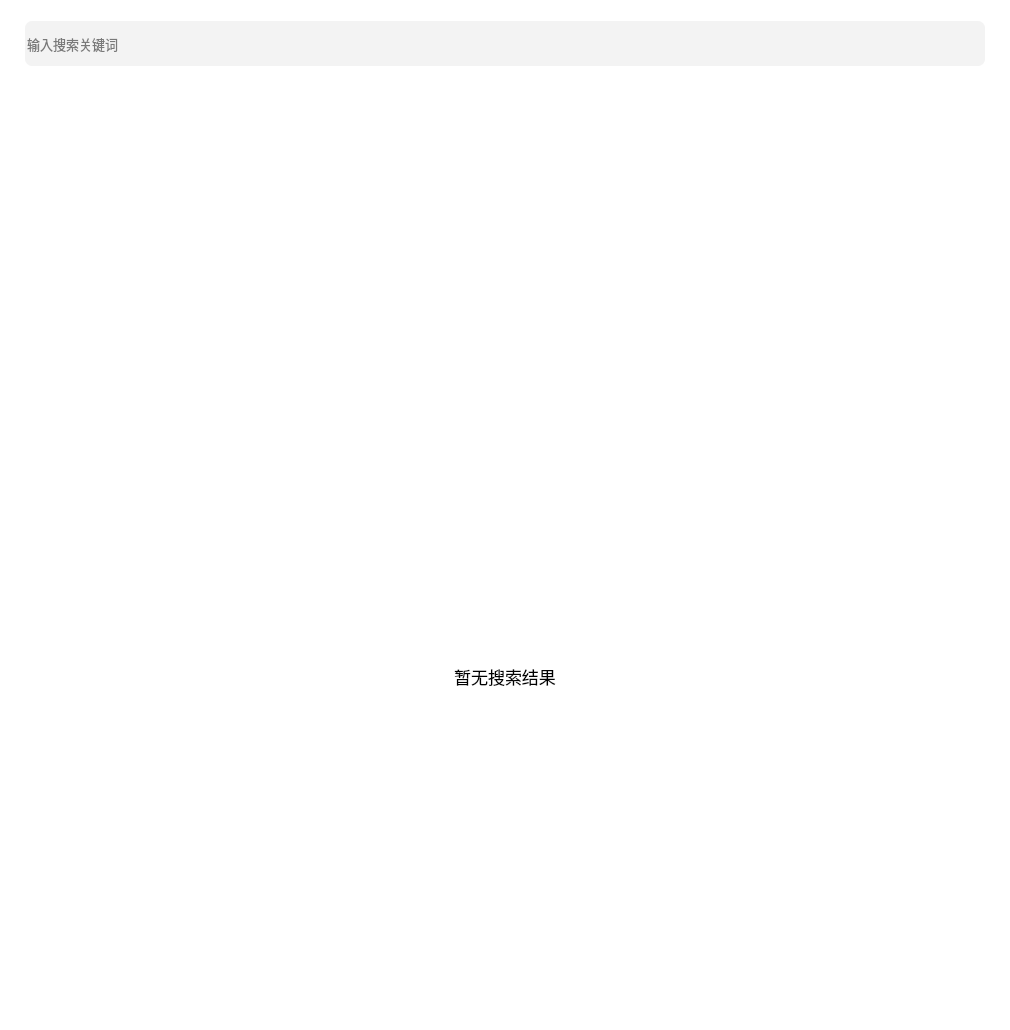
<?xml version="1.0" encoding="UTF-8"?>
<ui version="4.0">
 <class>SearchFriendWidget</class>
 <widget class="QWidget" name="SearchFriendWidget">
  <property name="geometry">
   <rect>
    <x>0</x>
    <y>0</y>
    <width>1010</width>
    <height>1030</height>
   </rect>
  </property>
  <property name="minimumSize">
   <size>
    <width>505</width>
    <height>515</height>
   </size>
  </property>
  <property name="windowTitle">
   <string>添加好友</string>
  </property>
  <property name="styleSheet">
   <string notr="true">QWidget#SearchFriendWidget{
	background-color: rgb(255, 255, 255);
}</string>
  </property>
  <layout class="QGridLayout" name="gridLayout_4" rowstretch="1,1000,1" columnstretch="1,1000,1">
   <property name="leftMargin">
    <number>0</number>
   </property>
   <property name="topMargin">
    <number>20</number>
   </property>
   <property name="rightMargin">
    <number>0</number>
   </property>
   <property name="bottomMargin">
    <number>0</number>
   </property>
   <property name="spacing">
    <number>0</number>
   </property>
   <item row="0" column="1">
    <spacer name="verticalSpacer_7">
     <property name="orientation">
      <enum>Qt::Vertical</enum>
     </property>
     <property name="sizeHint" stdset="0">
      <size>
       <width>20</width>
       <height>6</height>
      </size>
     </property>
    </spacer>
   </item>
   <item row="1" column="0">
    <spacer name="horizontalSpacer_9">
     <property name="orientation">
      <enum>Qt::Horizontal</enum>
     </property>
     <property name="sizeHint" stdset="0">
      <size>
       <width>6</width>
       <height>20</height>
      </size>
     </property>
    </spacer>
   </item>
   <item row="1" column="1">
    <layout class="QVBoxLayout" name="verticalLayout_3" stretch="1,21">
     <property name="spacing">
      <number>20</number>
     </property>
     <item>
      <layout class="QHBoxLayout" name="horizontalLayout" stretch="1,40,1">
       <property name="spacing">
        <number>0</number>
       </property>
       <item>
        <spacer name="horizontalSpacer_7">
         <property name="orientation">
          <enum>Qt::Horizontal</enum>
         </property>
         <property name="sizeHint" stdset="0">
          <size>
           <width>38</width>
           <height>20</height>
          </size>
         </property>
        </spacer>
       </item>
       <item>
        <widget class="QLineEdit" name="edtSearch">
         <property name="sizePolicy">
          <sizepolicy hsizetype="Preferred" vsizetype="Preferred">
           <horstretch>0</horstretch>
           <verstretch>0</verstretch>
          </sizepolicy>
         </property>
         <property name="font">
          <font>
           <family>微软雅黑</family>
           <pointsize>10</pointsize>
          </font>
         </property>
         <property name="styleSheet">
          <string notr="true">QLineEdit{
	border: none;
	background-color: rgb(240, 240, 240, 200);
	border-radius: 7px;
}

QLineEdit:focus{
	border: 1px solid;
	border-color: rgb(0, 153, 255);
	background-color: rgb(240, 240, 240, 160);
}</string>
         </property>
         <property name="placeholderText">
          <string>输入搜索关键词</string>
         </property>
         <property name="clearButtonEnabled">
          <bool>true</bool>
         </property>
        </widget>
       </item>
       <item>
        <spacer name="horizontalSpacer_8">
         <property name="orientation">
          <enum>Qt::Horizontal</enum>
         </property>
         <property name="sizeHint" stdset="0">
          <size>
           <width>38</width>
           <height>20</height>
          </size>
         </property>
        </spacer>
       </item>
      </layout>
     </item>
     <item>
      <widget class="QStackedWidget" name="stkwResultShow">
       <property name="styleSheet">
        <string notr="true"/>
       </property>
       <property name="currentIndex">
        <number>2</number>
       </property>
       <widget class="QWidget" name="pageNoSearch">
        <property name="styleSheet">
         <string notr="true">QWidget{
	background-color: rgb(255, 255, 255);
}</string>
        </property>
        <layout class="QGridLayout" name="gridLayout" rowstretch="1,1,1" columnstretch="1,3,1">
         <property name="leftMargin">
          <number>0</number>
         </property>
         <property name="topMargin">
          <number>0</number>
         </property>
         <property name="rightMargin">
          <number>0</number>
         </property>
         <property name="bottomMargin">
          <number>0</number>
         </property>
         <item row="0" column="1">
          <spacer name="verticalSpacer">
           <property name="orientation">
            <enum>Qt::Vertical</enum>
           </property>
           <property name="sizeHint" stdset="0">
            <size>
             <width>20</width>
             <height>305</height>
            </size>
           </property>
          </spacer>
         </item>
         <item row="1" column="0">
          <spacer name="horizontalSpacer">
           <property name="orientation">
            <enum>Qt::Horizontal</enum>
           </property>
           <property name="sizeHint" stdset="0">
            <size>
             <width>195</width>
             <height>20</height>
            </size>
           </property>
          </spacer>
         </item>
         <item row="1" column="1">
          <layout class="QVBoxLayout" name="verticalLayout" stretch="3,1">
           <item>
            <widget class="QLabel" name="lblNoSearchPic">
             <property name="minimumSize">
              <size>
               <width>130</width>
               <height>130</height>
              </size>
             </property>
             <property name="maximumSize">
              <size>
               <width>6000</width>
               <height>6000</height>
              </size>
             </property>
             <property name="styleSheet">
              <string notr="true">QLabel{
	background-color: rgb(255, 255, 255, 0);
}</string>
             </property>
             <property name="text">
              <string/>
             </property>
             <property name="pixmap">
              <pixmap resource="../qqicon.qrc">:/qqicons/qrc/no_search.svg</pixmap>
             </property>
             <property name="alignment">
              <set>Qt::AlignCenter</set>
             </property>
            </widget>
           </item>
           <item>
            <widget class="QLabel" name="lblNoSearchTip">
             <property name="font">
              <font>
               <family>微软雅黑</family>
               <pointsize>13</pointsize>
              </font>
             </property>
             <property name="styleSheet">
              <string notr="true">QLabel{
	background-color: rgb(255, 255, 255, 0);
}</string>
             </property>
             <property name="text">
              <string>输入关键词搜索</string>
             </property>
             <property name="alignment">
              <set>Qt::AlignCenter</set>
             </property>
            </widget>
           </item>
          </layout>
         </item>
         <item row="1" column="2">
          <spacer name="horizontalSpacer_2">
           <property name="orientation">
            <enum>Qt::Horizontal</enum>
           </property>
           <property name="sizeHint" stdset="0">
            <size>
             <width>195</width>
             <height>20</height>
            </size>
           </property>
          </spacer>
         </item>
         <item row="2" column="1">
          <spacer name="verticalSpacer_2">
           <property name="orientation">
            <enum>Qt::Vertical</enum>
           </property>
           <property name="sizeHint" stdset="0">
            <size>
             <width>20</width>
             <height>305</height>
            </size>
           </property>
          </spacer>
         </item>
        </layout>
       </widget>
       <widget class="QWidget" name="pageSearchResult">
        <layout class="QGridLayout" name="gridLayout_3" rowstretch="1,1000,1" columnstretch="1,1000,1">
         <property name="leftMargin">
          <number>0</number>
         </property>
         <property name="topMargin">
          <number>0</number>
         </property>
         <property name="rightMargin">
          <number>0</number>
         </property>
         <property name="bottomMargin">
          <number>0</number>
         </property>
         <property name="spacing">
          <number>0</number>
         </property>
         <item row="0" column="1">
          <spacer name="verticalSpacer_5">
           <property name="orientation">
            <enum>Qt::Vertical</enum>
           </property>
           <property name="sizeHint" stdset="0">
            <size>
             <width>20</width>
             <height>4</height>
            </size>
           </property>
          </spacer>
         </item>
         <item row="1" column="0">
          <spacer name="horizontalSpacer_5">
           <property name="orientation">
            <enum>Qt::Horizontal</enum>
           </property>
           <property name="sizeHint" stdset="0">
            <size>
             <width>5</width>
             <height>20</height>
            </size>
           </property>
          </spacer>
         </item>
         <item row="1" column="2">
          <spacer name="horizontalSpacer_6">
           <property name="orientation">
            <enum>Qt::Horizontal</enum>
           </property>
           <property name="sizeHint" stdset="0">
            <size>
             <width>38</width>
             <height>20</height>
            </size>
           </property>
          </spacer>
         </item>
         <item row="2" column="1">
          <spacer name="verticalSpacer_6">
           <property name="orientation">
            <enum>Qt::Vertical</enum>
           </property>
           <property name="sizeHint" stdset="0">
            <size>
             <width>20</width>
             <height>38</height>
            </size>
           </property>
          </spacer>
         </item>
         <item row="1" column="1">
          <widget class="QScrollArea" name="sldSearchResult">
           <property name="styleSheet">
            <string notr="true"/>
           </property>
           <property name="frameShape">
            <enum>QFrame::NoFrame</enum>
           </property>
           <property name="verticalScrollBarPolicy">
            <enum>Qt::ScrollBarAsNeeded</enum>
           </property>
           <property name="horizontalScrollBarPolicy">
            <enum>Qt::ScrollBarAlwaysOff</enum>
           </property>
           <property name="widgetResizable">
            <bool>true</bool>
           </property>
           <property name="alignment">
            <set>Qt::AlignCenter</set>
           </property>
           <widget class="QWidget" name="wSearchResult">
            <property name="geometry">
             <rect>
              <x>0</x>
              <y>0</y>
              <width>1004</width>
              <height>939</height>
             </rect>
            </property>
            <property name="styleSheet">
             <string notr="true">QWidget#wSearchResult{
	background-color: rgb(255, 255, 255);
}</string>
            </property>
           </widget>
          </widget>
         </item>
        </layout>
       </widget>
       <widget class="QWidget" name="pageSearchIsNull">
        <property name="styleSheet">
         <string notr="true">QWidget{
	background-color: rgb(255, 255, 255);
}</string>
        </property>
        <layout class="QGridLayout" name="gridLayout_2" rowstretch="1,1,1" columnstretch="1,3,1">
         <property name="leftMargin">
          <number>0</number>
         </property>
         <property name="topMargin">
          <number>0</number>
         </property>
         <property name="rightMargin">
          <number>0</number>
         </property>
         <property name="bottomMargin">
          <number>0</number>
         </property>
         <item row="0" column="1">
          <spacer name="verticalSpacer_3">
           <property name="orientation">
            <enum>Qt::Vertical</enum>
           </property>
           <property name="sizeHint" stdset="0">
            <size>
             <width>20</width>
             <height>279</height>
            </size>
           </property>
          </spacer>
         </item>
         <item row="1" column="0">
          <spacer name="horizontalSpacer_3">
           <property name="orientation">
            <enum>Qt::Horizontal</enum>
           </property>
           <property name="sizeHint" stdset="0">
            <size>
             <width>172</width>
             <height>20</height>
            </size>
           </property>
          </spacer>
         </item>
         <item row="1" column="1">
          <layout class="QVBoxLayout" name="verticalLayout_2" stretch="3,1">
           <item>
            <widget class="QLabel" name="lblSearchNullPic">
             <property name="minimumSize">
              <size>
               <width>140</width>
               <height>120</height>
              </size>
             </property>
             <property name="maximumSize">
              <size>
               <width>7000</width>
               <height>6000</height>
              </size>
             </property>
             <property name="styleSheet">
              <string notr="true">QLabel{
	background-color: rgb(255, 255, 255, 0);
}</string>
             </property>
             <property name="text">
              <string/>
             </property>
             <property name="pixmap">
              <pixmap resource="../qqicon.qrc">:/qqicons/qrc/search_is_null.svg</pixmap>
             </property>
             <property name="alignment">
              <set>Qt::AlignCenter</set>
             </property>
            </widget>
           </item>
           <item>
            <widget class="QLabel" name="lblSearchNullTip">
             <property name="font">
              <font>
               <family>微软雅黑</family>
               <pointsize>13</pointsize>
              </font>
             </property>
             <property name="styleSheet">
              <string notr="true">QLabel{
	background-color: rgb(255, 255, 255, 0);
}</string>
             </property>
             <property name="text">
              <string>暂无搜索结果</string>
             </property>
             <property name="alignment">
              <set>Qt::AlignCenter</set>
             </property>
            </widget>
           </item>
          </layout>
         </item>
         <item row="1" column="2">
          <spacer name="horizontalSpacer_4">
           <property name="orientation">
            <enum>Qt::Horizontal</enum>
           </property>
           <property name="sizeHint" stdset="0">
            <size>
             <width>172</width>
             <height>20</height>
            </size>
           </property>
          </spacer>
         </item>
         <item row="2" column="1">
          <spacer name="verticalSpacer_4">
           <property name="orientation">
            <enum>Qt::Vertical</enum>
           </property>
           <property name="sizeHint" stdset="0">
            <size>
             <width>20</width>
             <height>279</height>
            </size>
           </property>
          </spacer>
         </item>
        </layout>
       </widget>
      </widget>
     </item>
    </layout>
   </item>
   <item row="1" column="2">
    <spacer name="horizontalSpacer_10">
     <property name="orientation">
      <enum>Qt::Horizontal</enum>
     </property>
     <property name="sizeHint" stdset="0">
      <size>
       <width>38</width>
       <height>20</height>
      </size>
     </property>
    </spacer>
   </item>
   <item row="2" column="1">
    <spacer name="verticalSpacer_8">
     <property name="orientation">
      <enum>Qt::Vertical</enum>
     </property>
     <property name="sizeHint" stdset="0">
      <size>
       <width>20</width>
       <height>58</height>
      </size>
     </property>
    </spacer>
   </item>
  </layout>
 </widget>
 <resources>
  <include location="../qqicon.qrc"/>
 </resources>
 <connections/>
</ui>
